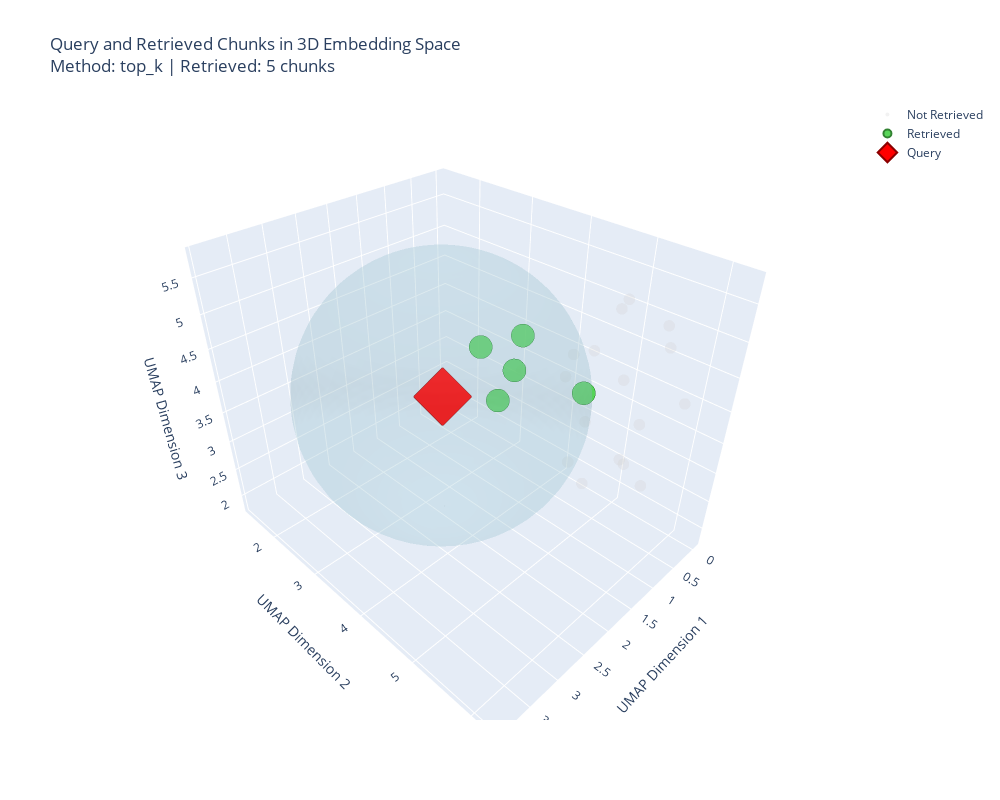

This figure's notebook cell:
### Code cell
# Create 3D visualization
NUM_CHUNKS_QUERY_3D = min(50, len(chunks))  # Modify if not using widgets

plot_df = df.head(NUM_CHUNKS_QUERY_3D)

# Separate retrieved and non-retrieved
non_retrieved = plot_df[~plot_df['chunk_id'].isin(retrieved_ids)]
retrieved = plot_df[plot_df['chunk_id'].isin(retrieved_ids)]

# Create traces
trace_non_retrieved = go.Scatter3d(
    x=non_retrieved['umap_x_3d'],
    y=non_retrieved['umap_y_3d'],
    z=non_retrieved['umap_z_3d'],
    mode='markers',
    name='Not Retrieved',
    marker=dict(size=4, color='lightgray', opacity=0.3),
    text=[f"Chunk {i}" for i in non_retrieved['chunk_id']],
    hoverinfo='text'
)

trace_retrieved = go.Scatter3d(
    x=retrieved['umap_x_3d'],
    y=retrieved['umap_y_3d'],
    z=retrieved['umap_z_3d'],
    mode='markers',
    name='Retrieved',
    marker=dict(size=8, color='limegreen', opacity=0.8, 
                line=dict(color='darkgreen', width=2)),
    text=[f"Chunk {i}: {text[:100]}..." for i, text in zip(retrieved['chunk_id'], retrieved['text'])],
    hoverinfo='text'
)

trace_query = go.Scatter3d(
    x=[query_3d[0]],
    y=[query_3d[1]],
    z=[query_3d[2]],
    mode='markers',
    name='Query',
    marker=dict(size=15, color='red', symbol='diamond',
                line=dict(color='darkred', width=2)),
    text=[f"Query: {query}"],
    hoverinfo='text'
)

# Create sphere surface
u = np.linspace(0, 2 * np.pi, 50)
v = np.linspace(0, np.pi, 50)
x_sphere = radius_3d * np.outer(np.cos(u), np.sin(v)) + query_3d[0]
y_sphere = radius_3d * np.outer(np.sin(u), np.sin(v)) + query_3d[1]
z_sphere = radius_3d * np.outer(np.ones(np.size(u)), np.cos(v)) + query_3d[2]

trace_sphere = go.Surface(
    x=x_sphere,
    y=y_sphere,
    z=z_sphere,
    name='Retrieval Boundary',
    colorscale=[[0, 'lightblue'], [1, 'lightblue']],
    opacity=0.2,
    showscale=False,
    hoverinfo='skip'
)

# Create figure
fig = go.Figure(data=[trace_non_retrieved, trace_retrieved, trace_query, trace_sphere])

fig.update_layout(
    title=f'Query and Retrieved Chunks in 3D Embedding Space<br>' + 
          f'Method: {RETRIEVAL_METHOD} | Retrieved: {len(retrieved_ids)} chunks',
    scene=dict(
        xaxis_title='UMAP Dimension 1',
        yaxis_title='UMAP Dimension 2',
        zaxis_title='UMAP Dimension 3',
        aspectmode='data'
    ),
    width=1000,
    height=800
)

fig.show()

print("\n💡 Rotate, zoom, and pan the 3D plot to explore!")
print("💡 The blue sphere shows the retrieval boundary")
print("💡 Green points inside the sphere are retrieved chunks")

### Figure 1 — Plotly figure (JSON) as saved in the notebook; plotly's stock layout.template omitted (floating-point values rounded to 4 significant figures; data arrays with more than 128 entries replaced by an {"elided": "..."} marker saying what was removed)
{"data": [{"hoverinfo": "text", "marker": {"color": "lightgray", "opacity": 0.3, "size": 4}, "mode": "markers", "name": "Not Retrieved", "text": ["Chunk 0", "Chunk 5", "Chunk 6", "Chunk 7", "Chunk 8", "Chunk 9", "Chunk 10", "Chunk 11", "Chunk 12", "Chunk 14", "Chunk 15", "Chunk 16", "Chunk 17", "Chunk 18", "Chunk 19", "Chunk 20", "Chunk 21"], "type": "scatter3d", "x": [1.58, 0.867, 0.8806, 1.415, 1.404, 0.8435, 0.5343, 0.9015, 0.3343, 0.08062, 0.8762, 0.6201, 0.6552, 1.512, 0.8492, 0.03272, 0.1082], "y": [5.076, 4.937, 5.733, 5.844, 5.354, 5.871, 5.402, 4.751, 4.599, 4.09, 3.821, 5.11, 5.844, 5.807, 6.244, 5.447, 4.88], "z": [4.711, 3.621, 3.995, 3.817, 3.14, 3.073, 2.979, 2.855, 4.336, 3.954, 3.92, 5.249, 5.032, 4.966, 4.539, 4.923, 5.11]}, {"hoverinfo": "text", "marker": {"color": "limegreen", "line": {"color": "darkgreen", "width": 2}, "opacity": 0.8, "size": 8}, "mode": "markers", "name": "Retrieved", "text": ["Chunk 1: consumers, firms, and workers. It examines how these agents make decisions about the allocation of r...", "Chunk 2: termines the equilibrium price and quantity in a market.\n\nConsumer behavior is analyzed through the ...", "Chunk 3:  consuming one more unit decreases. This principle has important implications for understanding dema...", "Chunk 4: duction levels and variable costs that do. Understanding these cost structures is crucial for analyz...", "Chunk 13: to reduce barriers like tariffs and quotas, facilitating greater international commerce. However, tr..."], "type": "scatter3d", "x": [1.525, 1.594, 2.221, 1.86, 0.3427], "y": [4.351, 4.301, 4.604, 3.971, 4.506], "z": [4.945, 4.459, 4.457, 4.768, 3.619]}, {"hoverinfo": "text", "marker": {"color": "red", "line": {"color": "darkred", "width": 2}, "size": 15, "symbol": "diamond"}, "mode": "markers", "name": "Query", "text": ["Query: How do supply and demand determine market prices?"], "type": "scatter3d", "x": [1.948], "y": [3.361], "z": [3.788]}, {"colorscale": [[0, "lightblue"], [1, "lightblue"]], "hoverinfo": "skip", "name": "Retrieval Boundary", "opacity": 0.2, "showscale": false, "type": "surface", "x": {"elided": "50x50 float values"}, "y": {"elided": "50x50 float values"}, "z": {"elided": "50x50 float values"}}], "layout": {"height": 800, "scene": {"aspectmode": "data", "xaxis": {"title": {"text": "UMAP Dimension 1"}}, "yaxis": {"title": {"text": "UMAP Dimension 2"}}, "zaxis": {"title": {"text": "UMAP Dimension 3"}}}, "title": {"text": "Query and Retrieved Chunks in 3D Embedding Space<br>Method: top_k | Retrieved: 5 chunks"}, "width": 1000}}
